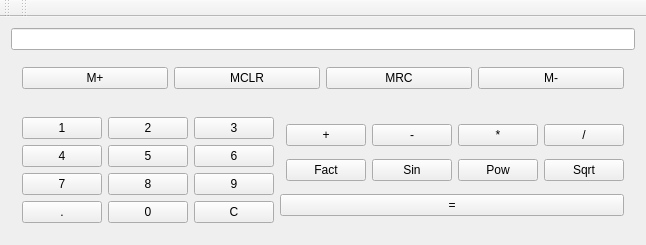
<?xml version="1.0" encoding="UTF-8"?>
<ui version="4.0">
 <class>MainWindow</class>
 <widget class="QMainWindow" name="MainWindow">
  <property name="windowModality">
   <enum>Qt::NonModal</enum>
  </property>
  <property name="geometry">
   <rect>
    <x>0</x>
    <y>0</y>
    <width>626</width>
    <height>243</height>
   </rect>
  </property>
  <property name="sizePolicy">
   <sizepolicy hsizetype="Fixed" vsizetype="Fixed">
    <horstretch>0</horstretch>
    <verstretch>0</verstretch>
   </sizepolicy>
  </property>
  <property name="maximumSize">
   <size>
    <width>626</width>
    <height>243</height>
   </size>
  </property>
  <property name="contextMenuPolicy">
   <enum>Qt::DefaultContextMenu</enum>
  </property>
  <property name="windowTitle">
   <string>MainWindow</string>
  </property>
  <widget class="QWidget" name="centralWidget">
   <layout class="QVBoxLayout" name="verticalLayout">
    <item>
     <widget class="QLineEdit" name="display_edit">
      <property name="alignment">
       <set>Qt::AlignRight|Qt::AlignTrailing|Qt::AlignVCenter</set>
      </property>
      <property name="readOnly">
       <bool>true</bool>
      </property>
     </widget>
    </item>
    <item>
     <widget class="QWidget" name="horizontalWidget_2" native="true">
      <property name="sizePolicy">
       <sizepolicy hsizetype="Minimum" vsizetype="Fixed">
        <horstretch>0</horstretch>
        <verstretch>0</verstretch>
       </sizepolicy>
      </property>
      <layout class="QHBoxLayout" name="verticalLayout_2">
       <property name="sizeConstraint">
        <enum>QLayout::SetMaximumSize</enum>
       </property>
       <item>
        <widget class="QPushButton" name="mem_SUM">
         <property name="sizePolicy">
          <sizepolicy hsizetype="Minimum" vsizetype="Maximum">
           <horstretch>0</horstretch>
           <verstretch>0</verstretch>
          </sizepolicy>
         </property>
         <property name="text">
          <string>M+</string>
         </property>
        </widget>
       </item>
       <item>
        <widget class="QPushButton" name="mem_CLR">
         <property name="sizePolicy">
          <sizepolicy hsizetype="Minimum" vsizetype="Maximum">
           <horstretch>0</horstretch>
           <verstretch>0</verstretch>
          </sizepolicy>
         </property>
         <property name="text">
          <string>MCLR</string>
         </property>
        </widget>
       </item>
       <item>
        <widget class="QPushButton" name="mem_RCL">
         <property name="sizePolicy">
          <sizepolicy hsizetype="Minimum" vsizetype="Maximum">
           <horstretch>0</horstretch>
           <verstretch>0</verstretch>
          </sizepolicy>
         </property>
         <property name="text">
          <string>MRC</string>
         </property>
        </widget>
       </item>
       <item>
        <widget class="QPushButton" name="mem_SUB">
         <property name="sizePolicy">
          <sizepolicy hsizetype="Minimum" vsizetype="Maximum">
           <horstretch>0</horstretch>
           <verstretch>0</verstretch>
          </sizepolicy>
         </property>
         <property name="text">
          <string>M-</string>
         </property>
        </widget>
       </item>
      </layout>
     </widget>
    </item>
    <item>
     <widget class="QWidget" name="horizontalWidget" native="true">
      <layout class="QHBoxLayout" name="horizontalLayout">
       <property name="spacing">
        <number>6</number>
       </property>
       <item>
        <layout class="QGridLayout" name="gridLayout">
         <item row="0" column="0">
          <widget class="QPushButton" name="number_1">
           <property name="text">
            <string>1</string>
           </property>
          </widget>
         </item>
         <item row="2" column="2">
          <widget class="QPushButton" name="number_9">
           <property name="text">
            <string>9</string>
           </property>
          </widget>
         </item>
         <item row="1" column="1">
          <widget class="QPushButton" name="number_5">
           <property name="text">
            <string>5</string>
           </property>
          </widget>
         </item>
         <item row="0" column="1">
          <widget class="QPushButton" name="number_2">
           <property name="text">
            <string>2</string>
           </property>
          </widget>
         </item>
         <item row="2" column="1">
          <widget class="QPushButton" name="number_8">
           <property name="text">
            <string>8</string>
           </property>
          </widget>
         </item>
         <item row="2" column="0">
          <widget class="QPushButton" name="number_7">
           <property name="text">
            <string>7</string>
           </property>
          </widget>
         </item>
         <item row="1" column="0">
          <widget class="QPushButton" name="number_4">
           <property name="text">
            <string>4</string>
           </property>
          </widget>
         </item>
         <item row="0" column="2">
          <widget class="QPushButton" name="number_3">
           <property name="text">
            <string>3</string>
           </property>
          </widget>
         </item>
         <item row="1" column="2">
          <widget class="QPushButton" name="number_6">
           <property name="text">
            <string>6</string>
           </property>
          </widget>
         </item>
         <item row="3" column="0">
          <widget class="QPushButton" name="number_d">
           <property name="text">
            <string>.</string>
           </property>
          </widget>
         </item>
         <item row="3" column="1">
          <widget class="QPushButton" name="number_0">
           <property name="text">
            <string>0</string>
           </property>
          </widget>
         </item>
         <item row="3" column="2">
          <widget class="QPushButton" name="fnc_CLR">
           <property name="text">
            <string>C</string>
           </property>
          </widget>
         </item>
        </layout>
       </item>
       <item>
        <layout class="QGridLayout" name="gridLayout_2">
         <item row="2" column="1">
          <widget class="QPushButton" name="fnc_FAC">
           <property name="text">
            <string>Fact</string>
           </property>
          </widget>
         </item>
         <item row="0" column="2">
          <widget class="QPushButton" name="fnc_SUB">
           <property name="text">
            <string>-</string>
           </property>
          </widget>
         </item>
         <item row="0" column="3">
          <widget class="QPushButton" name="fnc_MUL">
           <property name="text">
            <string>*</string>
           </property>
          </widget>
         </item>
         <item row="0" column="1">
          <widget class="QPushButton" name="fnc_SUM">
           <property name="text">
            <string>+</string>
           </property>
          </widget>
         </item>
         <item row="0" column="4">
          <widget class="QPushButton" name="fnc_DIV">
           <property name="text">
            <string>/</string>
           </property>
          </widget>
         </item>
         <item row="2" column="2">
          <widget class="QPushButton" name="fnc_SIN">
           <property name="text">
            <string>Sin</string>
           </property>
          </widget>
         </item>
         <item row="4" column="0" colspan="5">
          <widget class="QPushButton" name="fnc_RET">
           <property name="text">
            <string>=</string>
           </property>
          </widget>
         </item>
         <item row="2" column="3">
          <widget class="QPushButton" name="fnc_POW">
           <property name="text">
            <string>Pow</string>
           </property>
          </widget>
         </item>
         <item row="2" column="4">
          <widget class="QPushButton" name="fnc_SQR">
           <property name="text">
            <string>Sqrt</string>
           </property>
          </widget>
         </item>
        </layout>
       </item>
      </layout>
     </widget>
    </item>
   </layout>
  </widget>
  <widget class="QToolBar" name="mainToolBar">
   <attribute name="toolBarArea">
    <enum>TopToolBarArea</enum>
   </attribute>
   <attribute name="toolBarBreak">
    <bool>false</bool>
   </attribute>
  </widget>
  <widget class="QMenuBar" name="menuBar">
   <property name="geometry">
    <rect>
     <x>0</x>
     <y>0</y>
     <width>626</width>
     <height>22</height>
    </rect>
   </property>
  </widget>
  <widget class="QToolBar" name="toolBar">
   <property name="windowTitle">
    <string>toolBar</string>
   </property>
   <attribute name="toolBarArea">
    <enum>TopToolBarArea</enum>
   </attribute>
   <attribute name="toolBarBreak">
    <bool>false</bool>
   </attribute>
  </widget>
 </widget>
 <layoutdefault spacing="6" margin="11"/>
 <resources/>
 <connections/>
</ui>
